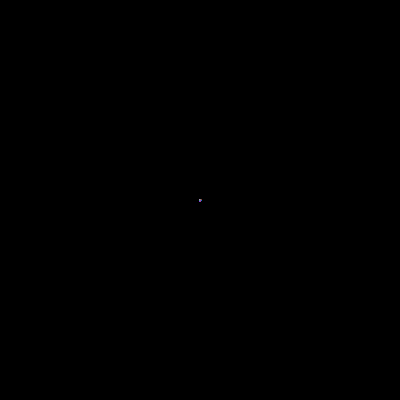
Frame 1 (no input)
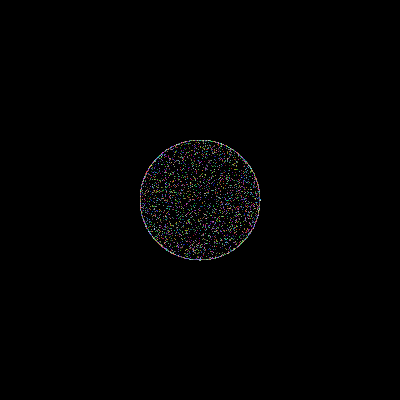
Frame 60 (the mouse pressed at the canvas centre just before this capture)
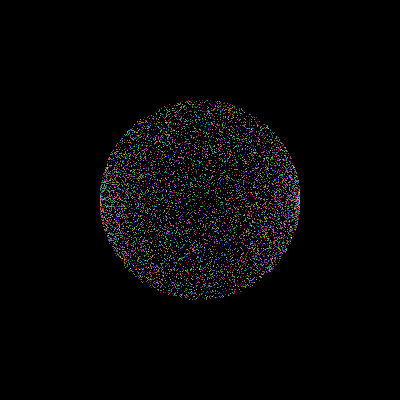
Frame 120 (the mouse held since frame 60 and released just before this capture)

The Processing sketch that drew these frames (run headless with seeded random() and noise(); from frame 60 on, the mouse is pressed at the canvas centre):

// Processing sketch: processing_7706
// ── processing_7706.pde

P[] p1 = new P[10000];

void setup() {
 size(400,400); 
 for(int i=0; i<p1.length; i++){
   p1[i] = new P();
 }
}

void draw() {
  background(0);
  translate(width/2, height/2);
  bang();
}

void bang() {
  for(int i=0; i<p1.length; i++) {
     p1[i].move(); 
  }
}

class P{

  float dis;
  float tX,tY;
   float dx,dy;
   float cX,cY;
   float oX,oY;
   color cr;

   P(float _cX, float _cY, color _cr, int rad) {
       cr = _cr;
       float rX= random(-1*rad,rad);
       float rY= random(-1*sqrt(rad*rad-rX*rX), sqrt(rad*rad-rX*rX));
       dis = sqrt(rX*rX+rY*rY);
       oX = _cX;
       oY = _cY;
       cX = _cX;
       cY = _cY;
       tX = rX+_cX;
       tY = rY+_cY;
       if(dis != 0) {
         dx = abs(rX)/dis;
       }
       if(rX+cX < cX) {
         dx = -1*dx;
       }
  
       if(tX != cX) {
          dy = rY/rX*dx;
       }

   }
   
   P() {
     this(0,0,color(0),100);
   }
   
   void move() {
     if(cr==#000000) {
       stroke(random(255),random(255),random(255));
     }else{
       stroke(cr);
     }
     if(dis > sqrt((cX-oX)*(cX-oX)+(cY-oY)*(cY-oY))) {
       cX = cX + dx;
       cY = cY + dy;
       point(cX, cY);
     }else{
       point(cX, cY);
     }
     
   }
  
}
